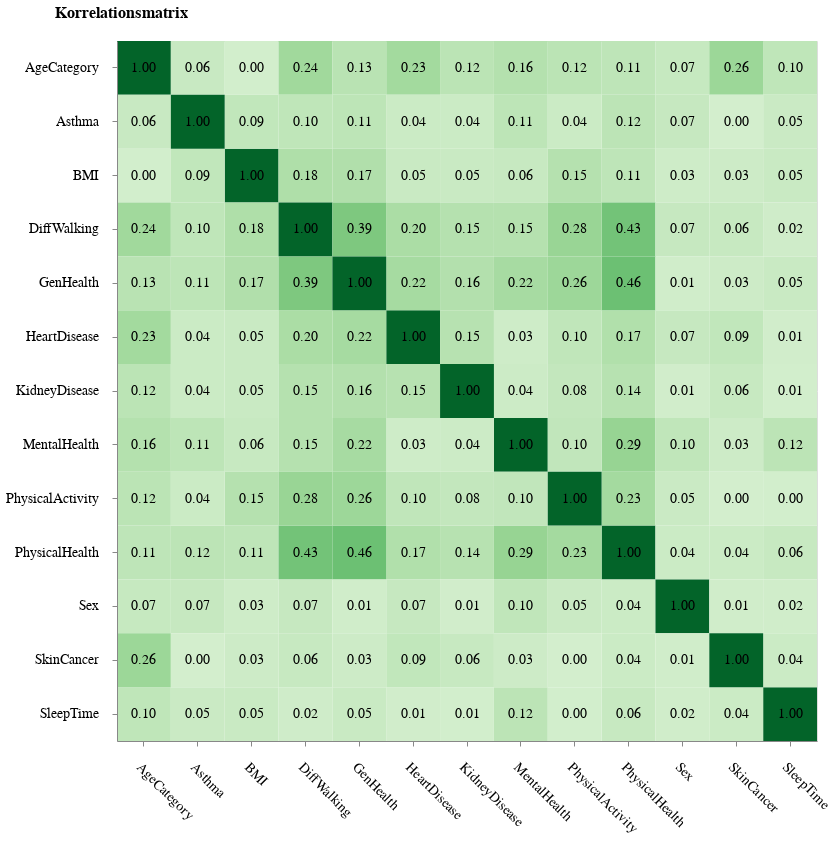

Notebook source saved alongside this figure:
### Markdown cell above
10a.) Untersuchen Sie ob in Ihrem Datensatz **Korrelationen** enthalten sind und stellen diese mit einer geeigneten Visualisierungstechnik mittels **Altair** dar!

### Code cell
dfReplcae = df.copy();

dfReplcae['HeartDisease'] = dfReplcae['HeartDisease'].replace({'Yes': 0, 'No': 1})
dfReplcae['DiffWalking'] = dfReplcae['DiffWalking'].replace({'Yes': 0, 'No': 1})
dfReplcae['Sex'] = dfReplcae['Sex'].replace({'Male': 0, 'Female': 1})
dfReplcae['AgeCategory'] = dfReplcae['AgeCategory'].replace({'18-24': 0, '25-29': 1, '30-34': 2, '35-39': 3, '40-44': 4, '45-49': 5, '50-54': 6, '55-59': 7, '60-64': 8, '65-69': 9, '70-74': 10, '75-79': 11, '80 or older': 12})
dfReplcae['Race'] = dfReplcae['Race'].replace({'White': 0, 'Black': 1, 'Asian': 2, 'American Indian/Alaskan Native': 3, 'Other': 4})
dfReplcae['Diabetic'] = dfReplcae['Diabetic'].replace({'Yes': 0, 'No': 1})
dfReplcae['PhysicalActivity'] = dfReplcae['PhysicalActivity'].replace({'Yes': 0, 'No': 1})
dfReplcae['GenHealth'] = dfReplcae['GenHealth'].replace({'Very good': 0, 'Excellent': 1, 'Good': 2, 'Fair': 3, 'Poor': 4})
dfReplcae['SleepTime'] = dfReplcae['SleepTime'].astype(int)
dfReplcae['Asthma'] = dfReplcae['Asthma'].replace({'Yes': 0, 'No': 1})
dfReplcae['KidneyDisease'] = dfReplcae['KidneyDisease'].replace({'Yes': 0, 'No': 1})
dfReplcae['SkinCancer'] = dfReplcae['SkinCancer'].replace({'Yes': 0, 'No': 1})

dfReplcae = dfReplcae.dropna()
corr_matrix = dfReplcae.corr()

corr_df = corr_matrix.reset_index().melt(id_vars='index', var_name='variable', value_name='correlation')

corr_df['correlation'] = abs(corr_df['correlation'])

heatmap = alt.Chart(corr_df).mark_rect().encode(
    x=alt.X('index:O', axis=alt.Axis(labelFontSize=14, labelAngle=45, labelPadding=14, title=None)),
    y=alt.Y('variable:O', axis=alt.Axis(labelFontSize=14, labelAngle=0, labelPadding=14, title=None)),
    color=alt.Color('correlation:Q', scale=alt.Scale(scheme='greens', domain=[0, 1]), legend=None)
).properties(
    width=700,
    height=700,
    title={
        "text": "Korrelationsmatrix",
        "fontSize": 16,
        "fontWeight": "bold",
        "anchor": "start",
        "dx": 50,
        "offset": 20
    }
)

# Add correlation coefficients to the heatmap
text = heatmap.mark_text(baseline='middle', fontSize=14).encode(
    text=alt.Text('correlation:Q', format='.2f'),
    color=alt.value('black')
)

# Combine the heatmap and text
heatmap = (heatmap + text)

# Display the heatmap
heatmap

### Figure 1 — Vega-Lite specification as saved in the notebook (floating-point values rounded to 4 significant figures; data arrays with more than 128 entries replaced by an {"elided": "..."} marker saying what was removed)
{"config": {"view": {"continuousWidth": 300, "continuousHeight": 300}}, "layer": [{"mark": {"type": "rect"}, "encoding": {"color": {"field": "correlation", "legend": null, "scale": {"domain": [0, 1], "scheme": "greens"}, "type": "quantitative"}, "x": {"axis": {"labelAngle": 45, "labelFontSize": 14, "labelPadding": 14, "title": null}, "field": "index", "type": "ordinal"}, "y": {"axis": {"labelAngle": 0, "labelFontSize": 14, "labelPadding": 14, "title": null}, "field": "variable", "type": "ordinal"}}, "title": {"text": "Korrelationsmatrix", "fontSize": 16, "fontWeight": "bold", "anchor": "start", "dx": 50, "offset": 20}}, {"mark": {"type": "text", "baseline": "middle", "fontSize": 14}, "encoding": {"color": {"value": "black"}, "text": {"field": "correlation", "format": ".2f", "type": "quantitative"}, "x": {"axis": {"labelAngle": 45, "labelFontSize": 14, "labelPadding": 14, "title": null}, "field": "index", "type": "ordinal"}, "y": {"axis": {"labelAngle": 0, "labelFontSize": 14, "labelPadding": 14, "title": null}, "field": "variable", "type": "ordinal"}}, "title": {"text": "Korrelationsmatrix", "fontSize": 16, "fontWeight": "bold", "anchor": "start", "dx": 50, "offset": 20}}], "data": {"name": "data-407db88b8289844dba5ce145f077fb9b"}, "height": 700, "width": 700, "$schema": "https://vega.github.io/schema/vega-lite/v5.8.0.json", "datasets": {"data-407db88b8289844dba5ce145f077fb9b": {"elided": "169 records"}}}
